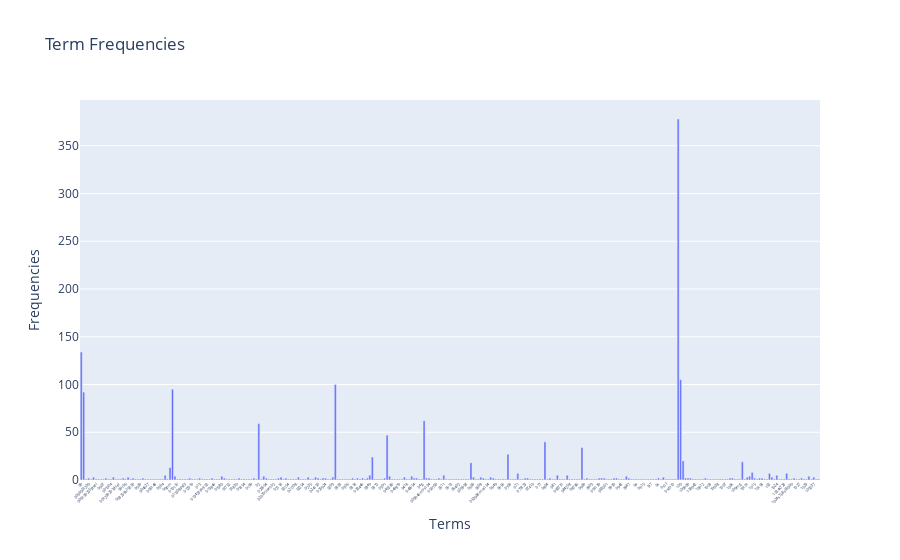

Source (notebook cell):
### Markdown cell above
### >>> **Exercise 13 (take home):**
If you want a nicer interactive visualization here, I would encourage you try to install and use plotly to achieve this.

### Code cell
# Answer here

# term frequency
term_frequencies = np.asarray(X_counts.sum(axis=0))[0]

# Create a Plotly figure
fig = go.Figure()

# Add a bar trace
fig.add_trace(go.Bar(
    x=count_vect.get_feature_names_out()[:300],
    y=term_frequencies[:300]
))

# Update layout
fig.update_layout(
    xaxis=dict(
        tickangle=-45,
        tickfont=dict(size=4)),
    
    title="Term Frequencies",
    xaxis_title="Terms",
    yaxis_title="Frequencies"
)

# Show the figure
fig.show()

### Figure 1 — Plotly figure (JSON) as saved in the notebook; plotly's stock layout.template omitted (floating-point values rounded to 4 significant figures; data arrays with more than 128 entries replaced by an {"elided": "..."} marker saying what was removed)
{"data": [{"type": "bar", "x": {"elided": "300 str values"}, "y": {"elided": "300 int values"}}], "layout": {"title": {"text": "Term Frequencies"}, "xaxis": {"tickangle": -45, "tickfont": {"size": 4}, "title": {"text": "Terms"}}, "yaxis": {"title": {"text": "Frequencies"}}}}
